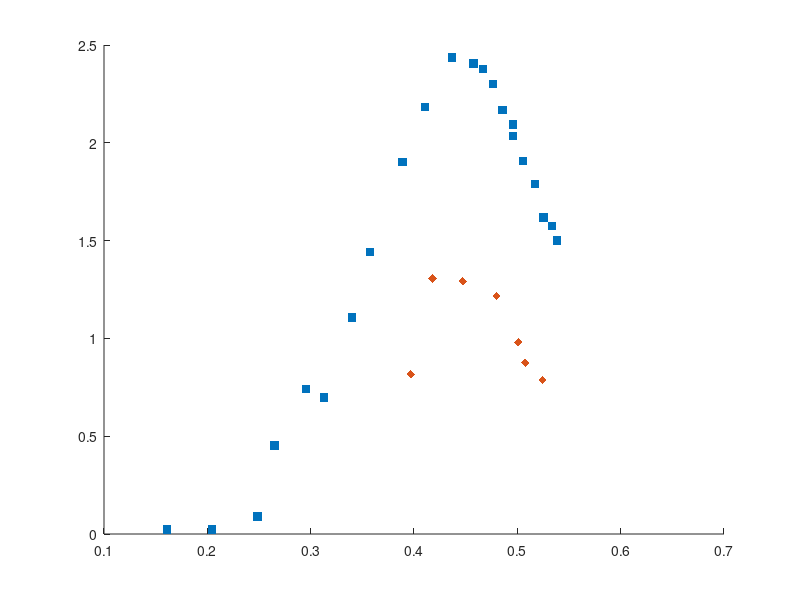

MATLAB code to generate this figure: (Note: this script raises an error after producing the figure.)
corn = [0.1610894941634241, 0.022277227722772075
0.2042801556420233, 0.022277227722772075
0.2486381322957198, 0.08910891089108919
0.26498054474708166, 0.4529702970297027
0.29533073929961084, 0.7425742574257428
0.31284046692607, 0.6980198019801982
0.3396887159533073, 1.1064356435643563
0.3571984435797665, 1.4405940594059405
0.38871595330739295, 1.900990099009901
0.4108949416342412, 2.183168316831683
0.43657587548638116, 2.4356435643564356
0.45758754863813217, 2.405940594059406
0.46692607003891046, 2.376237623762376
0.47626459143968863, 2.301980198019802
0.4856031128404669, 2.1683168316831685
0.49610894941634237, 2.0940594059405937
0.49610894941634237, 2.0346534653465342
0.5054474708171206, 1.9084158415841583
0.5171206225680933, 1.7896039603960394
0.5252918287937743, 1.6188118811881187
0.5334630350194552, 1.574257425742574
0.5381322957198443, 1.5];

silica = [0.39688715953307385, 0.8168316831683167
0.41789883268482486, 1.306930693069307
0.4470817120622567, 1.2920792079207921
0.47976653696498045, 1.2178217821782178
0.5007782101167315, 0.9801980198019802
0.5077821011673151, 0.8762376237623761
0.524124513618677, 0.7871287128712874];

figure;
hold on;
scatter(corn(:,1),corn(:,2),[],'s','filled');
scatter(silica(:,1),silica(:,2),[],'d','filled');

phi_list = [40,44,48,52,56,59];
scatter(phi_list/100,C,[],'o','filled');
